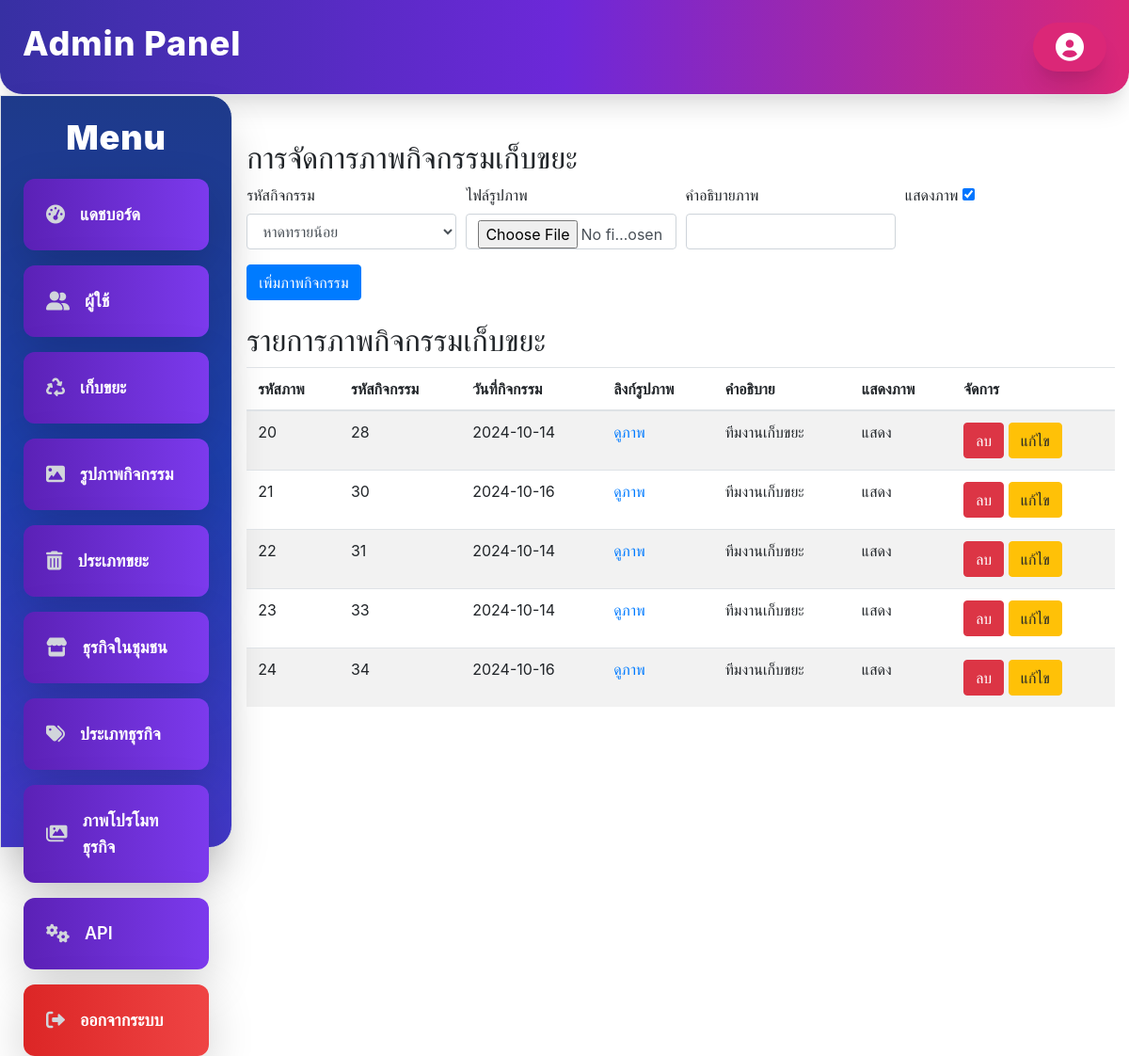
Page /Admin/cleanup_photos/cleanup_photos.php (signed in) on the committed database.
### tables this page shows
CREATE TABLE `cleanup_photos` (
  `photo_id` int(11) NOT NULL,
  `activity_id` int(11) NOT NULL,
  `photo_url` varchar(255) NOT NULL,
  `description` varchar(255) DEFAULT NULL,
  `show_image` tinyint(1) DEFAULT 1
);

CREATE TABLE `cleanup_activities` (
  `activity_id` int(11) NOT NULL,
  `activity_date` date NOT NULL,
  `location` varchar(50) NOT NULL,
  `description` varchar(255) DEFAULT NULL,
  `total_waste` int(11) NOT NULL,
  `latitude` decimal(10,7) DEFAULT NULL,
  `longitude` decimal(10,6) DEFAULT NULL,
  `waste_type_id` int(11) DEFAULT NULL,
  `user_id` int(11) DEFAULT NULL
);

### Admin/cleanup_photos/cleanup_photos.php (the view, shortened to what this page needs)
<?php
include_once '../sidebar-navbar.php';
$host = 'localhost';
$db = 'ESSDUH_BNS_MEMBER';
$user = 'root';
$pass = '';
$conn = new mysqli($host, $user, $pass, $db);
function getCleanupPhotos($conn) {
    return $conn->query("SELECT cp.*, ca.activity_date FROM cleanup_photos cp JOIN cleanup_activities ca ON cp.activity_id = ca.activity_id");
}
function getActivityOptions($conn, $selected_id = null) {
    $activities = $conn->query("SELECT activity_id, location FROM cleanup_activities");
    while ($activity = $activities->fetch_assoc()) {
        $selected = ($activity['activity_id'] == $selected_id) ? "selected" : "";
        echo "<option value='{$activity['activity_id']}' {$selected}>{$activity['location']}</option>";
    }
}
$cleanup_photos = getCleanupPhotos($conn);
?>
<!DOCTYPE html>
<html lang="th">
<head>
    <link rel="stylesheet" href="https://stackpath.bootstrapcdn.com/bootstrap/4.5.2/css/bootstrap.min.css">
    <link rel="stylesheet" href="https://cdn.jsdelivr.net/npm/sweetalert2@11/dist/sweetalert2.min.css">
</head>
<body>
<div class="container mt-5">
    <h2>การจัดการภาพกิจกรรมเก็บขยะ</h2>
    <form method="POST" enctype="multipart/form-data" class="mb-4">
        <div class="form-row">
            <div class="form-group col-md-3">
                <label>รหัสกิจกรรม</label>
                <select name="activity_id" class="form-control" required><?php getActivityOptions($conn); ?></select>
            </div>
            <div class="form-group col-md-3">
                <label>ไฟล์รูปภาพ</label>
                <input type="file" name="photo_file" class="form-control" required>
            </div>
            <div class="form-group col-md-3">
                <label>คำอธิบายภาพ</label>
                <input type="text" name="description" class="form-control">
            </div>
            <div class="form-group col-md-3">
                <label>แสดงภาพ</label>
                <input type="checkbox" name="show_image" value="1" checked>
            </div>
        </div>
        <button type="submit" name="add_photo" class="btn btn-primary">เพิ่มภาพกิจกรรม</button>
    </form>
    <h2>รายการภาพกิจกรรมเก็บขยะ</h2>
    <table class="table table-striped">
        <thead>
        <tr><th>รหัสภาพ</th><th>รหัสกิจกรรม</th><th>วันที่กิจกรรม</th><th>ลิงก์รูปภาพ</th><th>คำอธิบาย</th><th>แสดงภาพ</th><th>จัดการ</th></tr>
        </thead>
        <tbody>
        <?php while ($photo = $cleanup_photos->fetch_assoc()): ?>
            <tr>
                <td><?= $photo['photo_id'] ?></td>
                <td><?= $photo['activity_id'] ?></td>
                <td><?= $photo['activity_date'] ?></td>
                <td><a href="../uploads/<?= $photo['photo_url'] ?>" target="_blank">ดูภาพ</a></td>
                <td><?= $photo['description'] ?></td>
                <td><?= $photo['show_image'] ? 'แสดง' : 'ไม่แสดง' ?></td>
                <td>
                    <form method="POST" class="d-inline">
                        <button type="submit" name="delete_photo" class="btn btn-danger">ลบ</button>
                        <button type="button" class="btn btn-warning" data-toggle="modal" data-target="#editModal<?= $photo['photo_id'] ?>">แก้ไข</button>
                    </form>
                </td>
            </tr>
        <?php endwhile; ?>
        </tbody>
    </table>
</div>
</body>
</html>

### rows in the picture
cleanup_photos: photo_id "20", activity "28", activity.activity_date "2024-10-14", description "ทีมงานเก็บขยะ", show_image "แสดง"
cleanup_photos: photo_id "21", activity "30", activity.activity_date "2024-10-16", description "ทีมงานเก็บขยะ", show_image "แสดง"
cleanup_photos: photo_id "22", activity "31", activity.activity_date "2024-10-14", description "ทีมงานเก็บขยะ", show_image "แสดง"
cleanup_photos: photo_id "23", activity "33", activity.activity_date "2024-10-14", description "ทีมงานเก็บขยะ", show_image "แสดง"
cleanup_photos: photo_id "24", activity "34", activity.activity_date "2024-10-16", description "ทีมงานเก็บขยะ", show_image "แสดง"

### other values in the picture
$item['label'] "แดชบอร์ด"
$item['label'] "ผู้ใช้"
$item['label'] "เก็บขยะ"
$item['label'] "รูปภาพกิจกรรม"
$item['label'] "ประเภทขยะ"
$item['label'] "ธุรกิจในชุมชน"
$item['label'] "ประเภทธุรกิจ"
$item['label'] "ภาพโปรโมทธุรกิจ"
$item['label'] "API"
$item['label'] "ออกจากระบบ"
form field activity_id "หาดทรายน้อย"
